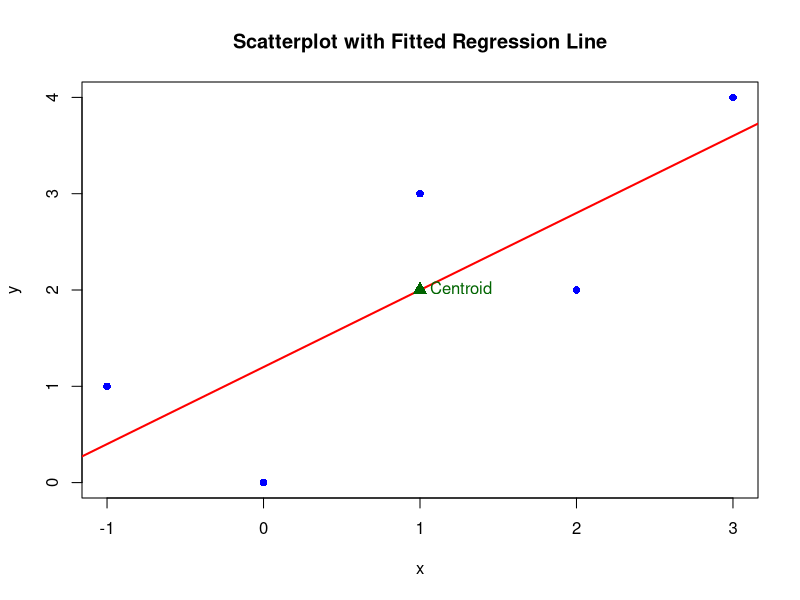

Here is the R script that generated this plot:
# C02Q01
########################################################################################
#程式碼解釋
#(a) – (c)：
#我們先建立一個包含五個觀測值的資料框，並計算各觀測值與平均值的差（偏差值）。接著，
#計算偏差平方、偏差乘積等欄位，並驗證一些數學關係（例如：Σ(x − x̄)² = Σx² − n·x̄²）。

#(b)：
#透過簡單線性迴歸的公式，利用手動計算方式求出迴歸係數，其中斜率 b₂ 為 Σ(x − x̄)(y − ȳ)
#除以 Σ(x − x̄)²，而截距 b₁ 則為 ȳ − b₂·x̄。並在程式中列印出這些估計值以及對其意義的說明。

#(d)：
#程式計算出每筆資料的預測值 (ŷ)，再依據 ŷ 與實際值 y 的差計算出殘差 (e)、殘差的平方
#(e²) 與 x 乘以殘差 (x·e)。並將這些數值的總和印出，以檢查計算正確性。
#額外統計量：
#計算了 y 與 x 的樣本變異數、標準差、樣本共變異數以及樣本相關係數。此外，也計算了 x 的
#變異係數 (CV) 以及 x 的中位數。

#(e)：
#使用基礎繪圖函數繪製 x 與 y 的散佈圖，再將以迴歸方程式計算出的預測迴歸線 (紅色) 疊加
#在散佈圖上。

#(f)：
#在圖中標出資料的中心點（也就是 (x̄, ȳ)），並檢查該迴歸線是否通過該中心點。

#(g) 與 (h)：
#程式驗證了數值關係：ȳ = b₁ + b₂·x̄ 以及所有預測值的平均值等於 ȳ。

#(i) 與 (j)：
#計算了誤差變異數 σ̂²（自由度為 n - 2），並依此求出斜率 b₂ 的條件變異數及標準誤。
########################################################################################


# Clear the workspace
rm(list = ls())

##############################
# Data: 5 Observations
##############################
data <- data.frame(
  Obs = 1:5,
  x = c(3, 2, 1, -1, 0),
  y = c(4, 2, 3, 1, 0)
)

n <- nrow(data)

##############################
# (a) Complete the Table & Compute Sample Means
##############################
# Calculate sample means
xbar <- mean(data$x)
ybar <- mean(data$y)

# Compute deviations and related columns
data$x_minus_mean <- data$x - xbar
data$sq_x_minus_mean <- (data$x - xbar)^2
data$y_minus_mean <- data$y - ybar
data$x_y_dev <- (data$x - xbar) * (data$y - ybar)

# Sum up columns for the table's last row
sum_row <- c(
  x = sum(data$x),
  y = sum(data$y),
  x_minus_mean = sum(data$x_minus_mean),
  sq_x_minus_mean = sum(data$sq_x_minus_mean),
  y_minus_mean = sum(data$y_minus_mean),
  x_y_dev = sum(data$x_y_dev)
)

cat("===== (a) Table and Sample Means =====\n")
print(data)
cat("\nSum row:\n")
print(sum_row)
cat("\nSample means: x̄ =", xbar, ", ȳ =", ybar, "\n\n")

##############################
# (b) Compute Regression Coefficients b1 and b2
##############################
# Using formulas: 
#   b2 = sum((x - x̄)(y - ȳ)) / sum((x - x̄)^2)
#   b1 = ȳ - b2*x̄
b2 <- sum(data$x_y_dev) / sum(data$sq_x_minus_mean)
b1 <- ybar - b2 * xbar

cat("===== (b) Regression Coefficients =====\n")
cat("Intercept, b1 =", b1, "\n")
cat("Slope, b2 =", b2, "\n")
cat("Interpretation:\n")
cat(" - b2 indicates that for each one-unit increase in x, y increases by", b2, "units on average.\n")
cat(" - b1 is the predicted y value when x = 0.\n\n")

##############################
# (c) Verify Σ(x−x̄)² and Σ(x−x̄)(y−ȳ) using alternative formulas
##############################
sum_x2 <- sum(data$x^2)
sum_xy <- sum(data$x * data$y)

cat("===== (c) Verification of Alternative Formulas =====\n")
cat("Sum x² =", sum_x2, "\n")
cat("n*x̄² =", n * xbar^2, "\n")
cat("Σ(x − x̄)² =", sum(data$sq_x_minus_mean), "\n")
cat("Thus, Σ(x − x̄)² = Σx² − n*x̄²\n\n")

cat("Sum x*y =", sum_xy, "\n")
cat("n*x̄*ȳ =", n * xbar * ybar, "\n")
cat("Σ(x − x̄)(y − ȳ) =", sum(data$x_y_dev), "\n")
cat("Thus, Σ(x − x̄)(y − ȳ) = Σxy − n*x̄*ȳ\n\n")

##############################
# (d) Compute Fitted Values, Residuals, and Additional Quantities
##############################
# Fitted regression line: ŷ = b1 + b2*x
data$fitted <- b1 + b2 * data$x
data$residuals <- data$y - data$fitted
data$resid_sq <- data$residuals^2
data$x_resid <- data$x * data$residuals

cat("===== (d) Fitted Values and Residuals =====\n")
print(data[, c("x", "y", "fitted", "residuals", "resid_sq", "x_resid")])
cat("\nSums:\n")
cat("Σx =", sum(data$x), "\n")
cat("Σy =", sum(data$y), "\n")
cat("Σŷ =", sum(data$fitted), "\n")
cat("Σe =", sum(data$residuals), "\n")
cat("Σe² =", sum(data$resid_sq), "\n")
cat("Σ(x*e) =", sum(data$x_resid), "\n\n")

# Compute additional statistics:
# Sample variance of y and x, covariance, correlation, CV, and median of x.
s2_y <- sum((data$y - ybar)^2) / (n - 1)
s2_x <- sum((data$x - xbar)^2) / (n - 1)
s_y <- sqrt(s2_y)
s_x <- sqrt(s2_x)
s_xy <- sum((data$x - xbar) * (data$y - ybar)) / (n - 1)
r_xy <- s_xy / (s_x * s_y)
CV_x <- 100 * (s_x / xbar)
median_x <- median(data$x)

cat("===== Additional Statistics =====\n")
cat("s_y² =", s2_y, "\n")
cat("s_x² =", s2_x, "\n")
cat("Sample covariance, s_xy =", s_xy, "\n")
cat("Sample correlation, r_xy =", r_xy, "\n")
cat("Coefficient of Variation of x, CV_x =", CV_x, "%\n")
cat("Median of x =", median_x, "\n\n")

##############################
# (e) Plot the Data and Fitted Regression Line
##############################
cat("===== (e) Plotting Data and Fitted Regression Line =====\n")
plot(data$x, data$y, pch = 16, col = "blue",
     xlab = "x", ylab = "y",
     main = "Scatterplot with Fitted Regression Line")
abline(a = b1, b = b2, col = "red", lwd = 2)

##############################
# (f) Plot the Centroid and Check if the Fitted Line Passes Through It
##############################
points(xbar, ybar, col = "darkgreen", pch = 17, cex = 1.5)
text(xbar, ybar, labels = "Centroid", pos = 4, col = "darkgreen")
cat("===== (f) Centroid =====\n")
cat("The centroid (x̄, ȳ) is (", xbar, ",", ybar, ")\n")
cat("The fitted line passes through the centroid if ȳ = b1 + b2*x̄.\n\n")

##############################
# (g) Verify ȳ = b1 + b2*x̄
##############################
cat("===== (g) Verification =====\n")
cat("b1 + b2*x̄ =", b1 + b2 * xbar, "\n")
cat("ȳ =", ybar, "\n\n")

##############################
# (h) Verify that the Average Fitted Value Equals ȳ
##############################
avg_fitted <- mean(data$fitted)
cat("===== (h) Average Fitted Value =====\n")
cat("Average fitted value =", avg_fitted, "\n")
cat("ȳ =", ybar, "\n\n")

##############################
# (i) Compute σ̂² (Error Variance)
##############################
# Degrees of freedom = n - 2 for simple regression
sigma2_hat <- sum(data$resid_sq) / (n - 2)
cat("===== (i) σ̂² =====\n")
cat("σ̂² =", sigma2_hat, "\n\n")

##############################
# (j) Compute var(b₂|x) and se(b₂)
##############################
var_b2 <- sigma2_hat / sum(data$sq_x_minus_mean)
se_b2 <- sqrt(var_b2)
cat("===== (j) Variance and Standard Error of b₂ =====\n")
cat("var(b₂|x) =", var_b2, "\n")
cat("se(b₂) =", se_b2, "\n")
